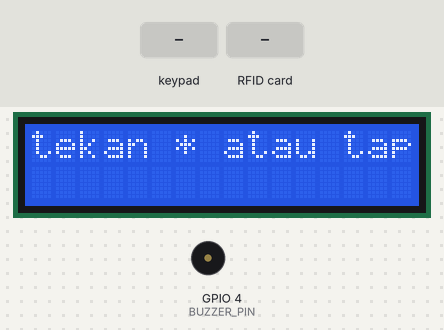
A sketch run on a simulated ESP32. Shown: 16×2 character LCD, buzzer (waves = sounding, pin HIGH). The inputs (shaded band) are chosen by the test bench. A WiFi scan finds three made-up networks; what the sketch prints to the serial monitor is not drawn.

Above: at 7.3 s.
7.4 s: keypad keys 1 9 8 0 * pressed 0.4 s apart
At 9.9 s:
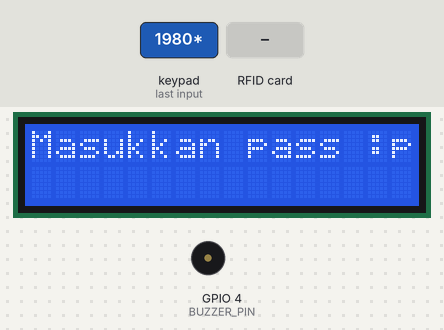
10.9 s: keypad keys 3 2 3 3 2 5 2 6 # pressed 0.4 s apart
At 13.3 s:
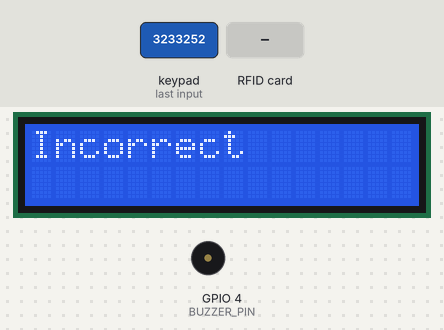
16.0 s: RFID card BC EE E8 22 held to the reader
At 17.2 s:
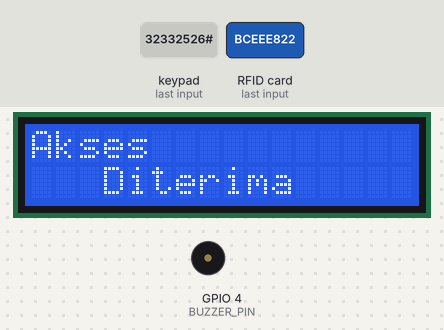
19.0 s: RFID card 5E 7A 19 C4 held to the reader
At 21.6 s:
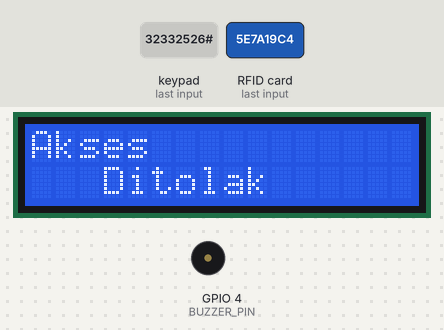
22.0 s: key '*' pressed
At 23.7 s:
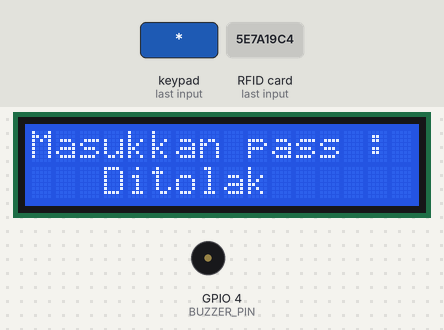
24.4 s: keypad keys 3 2 3 3 2 5 2 6 A pressed 0.4 s apart
At 30.2 s:
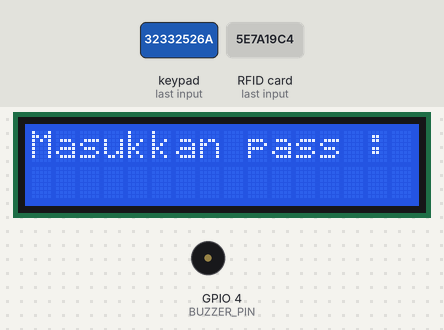
Timing chart, 0 to 30.5 s (numbered marks = the images above; inputs shaded):
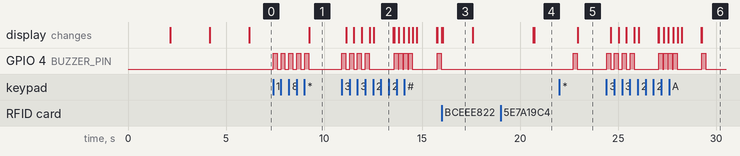

The sketch:

tes_tes.ino
```cpp
#include <LiquidCrystal_I2C.h>
#include <WiFi.h>
#include <Keypad.h>
#include <HTTPClient.h>
#include <SPI.h>
#include <MFRC522.h>
#define password_Length 5
#define SS_PIN 5
#define RST_PIN 36
#define BUZZER_PIN 4

MFRC522 mfrc522(SS_PIN, RST_PIN);

LiquidCrystal_I2C lcd(0x27, 16, 2);

#define ROW_NUM     4
#define COLUMN_NUM  4

const char* ssid = "vivo 1938";
const char* password = "silviasheraaa";

char Data[password_Length];
char Master[password_Length] = "1980";
byte data_count = 0, master_count = 0;

int cek = 0;

bool rfid_flag = true;

char keys[ROW_NUM][COLUMN_NUM] = {
  {'1', '2', '3', 'A'},
  {'4', '5', '6', 'B'},
  {'7', '8', '9', 'C'},
  {'*', '0', '#', 'D'}
};

byte pin_rows[ROW_NUM]      = {32, 33, 25, 26};
byte pin_column[COLUMN_NUM] = {27, 14, 12, 13};

Keypad keypad = Keypad(makeKeymap(keys), pin_rows, pin_column, ROW_NUM, COLUMN_NUM );

void scanWifi() {
  Serial.println("scan start");
  int n = WiFi.scanNetworks();
  Serial.println("scan done");
  if (n == 0) {
      Serial.println("no networks found");
  } else {
    Serial.print(n);
    Serial.println(" networks found");
    for (int i = 0; i < n; ++i) {
      // Print SSID and RSSI for each network found
      Serial.print(i + 1);
      Serial.print(": ");
      Serial.print(WiFi.SSID(i));
      Serial.print(" (");
      Serial.print(WiFi.RSSI(i));
      Serial.print(")");
      Serial.println((WiFi.encryptionType(i) == WIFI_AUTH_OPEN)?" ":"*");
      delay(10);
    }
  }
}

void initWiFi() {
  WiFi.mode(WIFI_STA);
  WiFi.begin(ssid, password);
  while (WiFi.status() != WL_CONNECTED) {
    Serial.println("Connecting to WiFi...");
    delay(2000);
  }
  Serial.print("Connected to WiFi ");
  Serial.print(ssid);
  Serial.print(" (");
  Serial.print(WiFi.localIP());
  Serial.println(")");
}

void setup() {
  // put your setup code here, to run once:
  Serial.begin(115200);
  SPI.begin();
  mfrc522.PCD_Init();
  scanWifi();
  lcd.begin();
  pinMode(BUZZER_PIN, OUTPUT);
  lcd.setCursor(0,0);
  lcd.print("Connecting");
  lcd.setCursor(5,1);
  lcd.print("Internet");
  delay(1000);
//  initWiFi();
  delay(1000);
  lcd.clear();
  lcd.setCursor(0,0);
  lcd.print("Connected!");
  delay(2000);
  lcd.clear();
}

void loop() {
  String nama_tamu = "anon";
  String status1 = "tamu";
  String keterangan = "oke";
  char key = keypad.getKey();

  if (key) {
    Serial.println(key);
    digitalWrite(BUZZER_PIN, HIGH);
    delay(200);
    digitalWrite(BUZZER_PIN, LOW);
  }

  if ( key == '*'){
    rfid_flag = false;
  }

  if (rfid_flag == false) {
    lcd.setCursor(0,0);
    lcd.print("Masukkan pass :");
    if (key >= '0' && key <= '9') {
      Data[data_count] = key;
      lcd.setCursor(data_count,1);
      lcd.print(Data[data_count]);
      data_count++;
    }

    if ( key == '#'){
      rfid_flag = true;
    }

    if(data_count == password_Length-1){
      delay(200);
      lcd.clear();

      if(!strcmp(Data, Master)){
        lcd.print("Correct");
        delay(2000);
        lcd.clear();
        lcd.setCursor(2,0);
        lcd.print("Selamat Datang");
        delay(100);
        String serverName =  "http://192.168.43.70:3306/input?nama="+String(nama_tamu)+"&status="+String(status1)+"&keterangan="+String(keterangan);
        if (WiFi.status() == WL_CONNECTED) {
          WiFiClient client;
          HTTPClient http;
          http.begin(client, serverName);
          http.addHeader("Content-Type", "text/plain");
          int httpResponseCode = http.POST("");
          if (httpResponseCode == 201 or httpResponseCode == 200) {
            lcd.setCursor(0, 1);
            lcd.print("log disimpan");
            Serial.println("log saved");
          }
          else {
            lcd.setCursor(0, 1);
            lcd.print("log gagal");
            Serial.println("log not saved");
          }
          Serial.println(httpResponseCode);
          http.end();
        }
        else {
          Serial.println("WiFi Disconnected");
        }
        delay(3000);
        lcd.clear();
        //tambah relay disini
        rfid_flag == true;
      }
      else{
        lcd.print("Incorrect");
        delay(1000);
      }
      lcd.clear();
      clearData();
    }
  }

  if (rfid_flag == true) {
    lcd.setCursor(0,0);
    lcd.print("tekan * atau tap");
    if ( ! mfrc522.PICC_IsNewCardPresent()) {
      return;
    }

    if ( ! mfrc522.PICC_ReadCardSerial()) {
      return;
    }

    String content= "";

    byte letter;

    for (byte i = 0; i < mfrc522.uid.size; i++) {
       Serial.print(mfrc522.uid.uidByte[i] < 0x10 ? " 0" : " ");
       Serial.print(mfrc522.uid.uidByte[i], HEX);
       content.concat(String(mfrc522.uid.uidByte[i] < 0x10 ? " 0" : " "));
       content.concat(String(mfrc522.uid.uidByte[i], HEX));
    }

    content.toUpperCase();

//    nambah user start disini
    if (content.substring(1) == "BC EE E8 22") {
      lcd.clear();
      lcd.setCursor(0,0);
      lcd.print("Akses");
      lcd.setCursor(3,1);
      lcd.print("Diterima");
      Serial.println("Diterima");
      nama_tamu = "aul";
      status1 = "nginep";
      keterangan = "capek";
      delay(1500);
      lcd.clear();
      lcd.setCursor(2,0);
      lcd.print("Selamat Datang");
      delay(100);
      String serverName =  "http://192.168.43.70:3306/input?nama="+String(nama_tamu)+"&status="+String(status1)+"&keterangan="+String(keterangan);
      if (WiFi.status() == WL_CONNECTED) {
        WiFiClient client;
        HTTPClient http;
        http.begin(client, serverName);
        http.addHeader("Content-Type", "text/plain");
        int httpResponseCode = http.POST("");
        if (httpResponseCode == 201 or httpResponseCode == 200) {
          lcd.setCursor(0, 1);
          lcd.print("log disimpan");
          Serial.println("log saved");
        }
        else {
          lcd.setCursor(0, 1);
          lcd.print("log gagal");
          Serial.println("log not saved");
        }
        Serial.println(httpResponseCode);
        http.end();
      }
      else {
        Serial.println("WiFi Disconnected");
      }
      delay(3000);
      lcd.clear();
    }
//sampe sini
    else if (content.substring(1) == "DA FC 9A 16") {
      lcd.clear();
      lcd.setCursor(0,0);
      lcd.print("Akses");
      lcd.setCursor(3,1);
      lcd.print("Diterima");
      Serial.println("Diterima");
      nama_tamu = "ais";
      status1 = "nginep";
      keterangan = "melek";
      delay(1500);
      lcd.clear();
      lcd.setCursor(2,0);
      lcd.print("Selamat Datang");
      delay(100);
      String serverName =  "http://192.168.43.70:3306/input?nama="+String(nama_tamu)+"&status="+String(status1)+"&keterangan="+String(keterangan);
      if (WiFi.status() == WL_CONNECTED) {
        WiFiClient client;
        HTTPClient http;
        http.begin(client, serverName);
        http.addHeader("Content-Type", "text/plain");
        int httpResponseCode = http.POST("");
        if (httpResponseCode == 201 or httpResponseCode == 200) {
          lcd.setCursor(0, 1);
          lcd.print("log disimpan");
          Serial.println("log saved");
        }
        else {
          lcd.setCursor(0, 1);
          lcd.print("log gagal");
          Serial.println("log not saved");
        }
        Serial.println(httpResponseCode);
        http.end();
      }
      else {
        Serial.println("WiFi Disconnected");
      }
      delay(3000);
      lcd.clear();
    }

   else{
      lcd.clear();
      lcd.setCursor(0,0);
      lcd.print("Akses");
      lcd.setCursor(3,1);
      lcd.print("Ditolak");
      Serial.println("Ditolak");
      delay(2000);
    }
  }
}

void clearData(){
  while(data_count !=0){
    Data[data_count--] = 0;
  }
  return;
}

void openDoor() {

}
```

Measured:
- after the input at 7.4 s, GPIO 4 (BUZZER_PIN): alternates HIGH for 0.20 s and LOW for 0.20 s, 10 changes in all, then stays LOW, starting at once; the display: changes after 1.8 s (image 1)
- after the input at 10.9 s, GPIO 4 (BUZZER_PIN): LOW → HIGH at once, → LOW 0.20 s later, → HIGH 0.19 s later, → LOW 0.20 s later, … (18 changes in this stretch); the display: first changes after 0.23 s (image 2 shows a later state)
- after the input at 16.0 s, the display: changes after 0.06 s (image 3)
- after the input at 19.0 s, the display: first differs from a run without the input after 1.7 s (image 4)
- after the input at 22.0 s, GPIO 4 (BUZZER_PIN): LOW → HIGH after 0.71 s, → LOW 0.20 s later; the display: changes after 0.93 s (image 5)
- after the input at 24.4 s, GPIO 4 (BUZZER_PIN): LOW → HIGH at once, → LOW 0.20 s later, → HIGH 0.19 s later, → LOW 0.20 s later, … (18 changes in this stretch); the display: first changes after 0.23 s (image 6 shows a later state)
- what the display in image 3 shows lasts 1.5 s, from 16.1 s to 17.6 s
